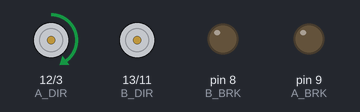
A sketch run on a simulated Arduino Uno, built with avr-gcc and run on an emulated ATmega328P. Shown: direction and speed pins drawn as motors (green arrow = direction pin HIGH = forward, orange = LOW = backward, longer = more drive), output pins drawn as LEDs (lit = HIGH).

Above: at 0.1 s.
At 6.1 s:
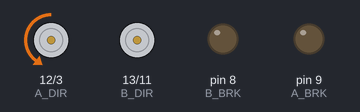
At 18.1 s:
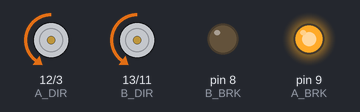
At 24.1 s:
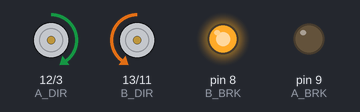
At 30.1 s:
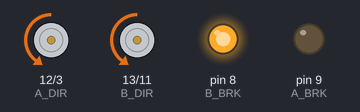
At 36.1 s:
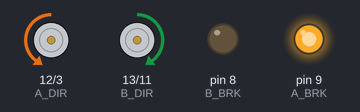
Timing chart, 0 to 37.6 s (numbered marks = the images above):
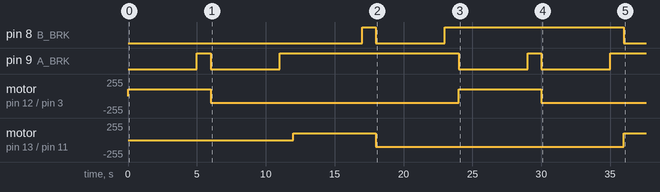

The sketch:

HelloWorld.ino
```cpp
/*************************************************************
Motor Shield 1-Channel DC Motor Demo
by Randy Sarafan

For more information see:
http://www.instructables.com/id/Arduino-Motor-Shield-Tutorial/

*************************************************************/
#define A_DIR 12
#define A_PWM 3
#define A_BRK 9

#define B_DIR 13
#define B_PWM 11
#define B_BRK 8

void setup() {

  //Setup Channel A
  pinMode(A_DIR, OUTPUT); //Initiates Motor Channel A pin
  pinMode(A_BRK, OUTPUT); //Initiates Brake Channel A pin

  //Setup Channel B
  pinMode(B_DIR, OUTPUT); //Initiates Motor Channel B pin
  pinMode(B_BRK, OUTPUT); //Initiates Brake Channel B pin

}

void loop(){

  //forward @ full speed
  digitalWrite(A_DIR, HIGH); //Establishes forward direction of Channel A
  digitalWrite(A_BRK,LOW);   //Disengage the Brake for Channel A
  analogWrite(A_PWM,100);   //Spins the motor on Channel A at full speed

  delay(5000);

  digitalWrite(A_BRK, HIGH); //Eengage the Brake for Channel A

  delay(1000);

  //backward @ half speed
  digitalWrite(A_DIR, LOW); //Establishes backward direction of Channel A
  digitalWrite(A_BRK,LOW);   //Disengage the Brake for Channel A
  analogWrite(A_PWM,100);   //Spins the motor on Channel A at full speed

  delay(5000);

  digitalWrite(A_BRK, HIGH); //Eengage the Brake for Channel A

  delay(1000);

  // CHANEL B
    //forward @ full speed
  digitalWrite(B_DIR, HIGH); //Establishes forward direction of Channel A
  digitalWrite(B_BRK,LOW);   //Disengage the Brake for Channel A
  analogWrite(B_PWM,100);   //Spins the motor on Channel A at full speed

  delay(5000);

  digitalWrite(B_BRK, HIGH); //Eengage the Brake for Channel A

  delay(1000);

  //backward @ half speed
  digitalWrite(B_DIR, LOW); //Establishes backward direction of Channel A
  digitalWrite(B_BRK,LOW);   //Disengage the Brake for Channel A
  analogWrite(B_PWM,100);   //Spins the motor on Channel A at full speed

  delay(5000);

  digitalWrite(B_BRK, HIGH); //Eengage the Brake for Channel A

  delay(1000);

}
```

Measured:
- by itself, pin 8 (B_BRK): LOW → HIGH at 17.0 s, → LOW 1.0 s later, → HIGH 5.0 s later, → LOW 13.0 s later
- by itself, pin 9 (A_BRK): goes HIGH 1.0 s, LOW 5.0 s, HIGH 13.0 s, LOW 5.0 s, HIGH 1.0 s, LOW 5.0 s, then HIGH
- by itself, motor on pin 12 (A_DIR) / pin 3 (A_PWM): alternates forward 100/255 for 6.0 s and backward 100/255 for 18.0 s
- by itself, motor on pin 13 (B_DIR) / pin 11 (B_PWM): stopped → forward 100/255 at 12.0 s, → backward 100/255 6.0 s later, → forward 100/255 18.0 s later
